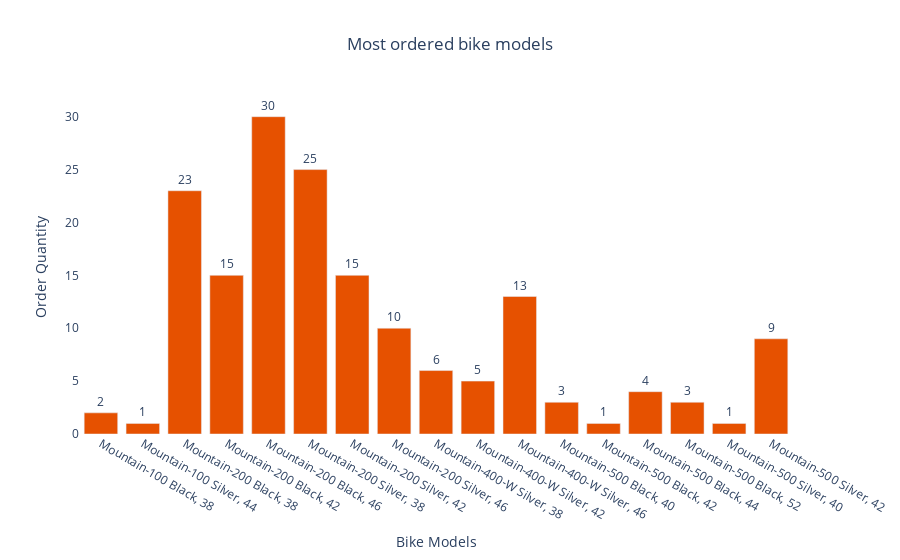

Source (notebook cell):
### Code cell
fig= go.Figure()

fig.add_trace(
    go.Bar(x=bike['Product Description'],y=bike['Order Quantity'],
           name='Order Quantity',
           text=bike['Order Quantity'],
           marker=dict(color=colors['orange']))
)

fig.update_traces(textposition='outside')

fig.update_layout(title_text='Most ordered bike models',title_x=0.5,
                 plot_bgcolor=colors['white'],
                 paper_bgcolor=colors['white'])

fig.update_xaxes(title_text='Bike Models')
fig.update_yaxes(title_text='Order Quantity')


fig.show()

### Figure 1 — Plotly figure (JSON) as saved in the notebook; plotly's stock layout.template omitted (floating-point values rounded to 4 significant figures)
{"data": [{"marker": {"color": "rgb(230, 81, 0)"}, "name": "Order Quantity", "text": [2, 1, 23, 15, 30, 25, 15, 10, 6, 5, 13, 3, 1, 4, 3, 1, 9], "textposition": "outside", "type": "bar", "x": ["Mountain-100 Black, 38", "Mountain-100 Silver, 44", "Mountain-200 Black, 38", "Mountain-200 Black, 42", "Mountain-200 Black, 46", "Mountain-200 Silver, 38", "Mountain-200 Silver, 42", "Mountain-200 Silver, 46", "Mountain-400-W Silver, 38", "Mountain-400-W Silver, 42", "Mountain-400-W Silver, 46", "Mountain-500 Black, 40", "Mountain-500 Black, 42", "Mountain-500 Black, 44", "Mountain-500 Black, 52", "Mountain-500 Silver, 40", "Mountain-500 Silver, 42"], "y": [2, 1, 23, 15, 30, 25, 15, 10, 6, 5, 13, 3, 1, 4, 3, 1, 9]}], "layout": {"paper_bgcolor": "rgb(255,255,255)", "plot_bgcolor": "rgb(255,255,255)", "title": {"text": "Most ordered bike models", "x": 0.5}, "xaxis": {"title": {"text": "Bike Models"}}, "yaxis": {"title": {"text": "Order Quantity"}}}}
